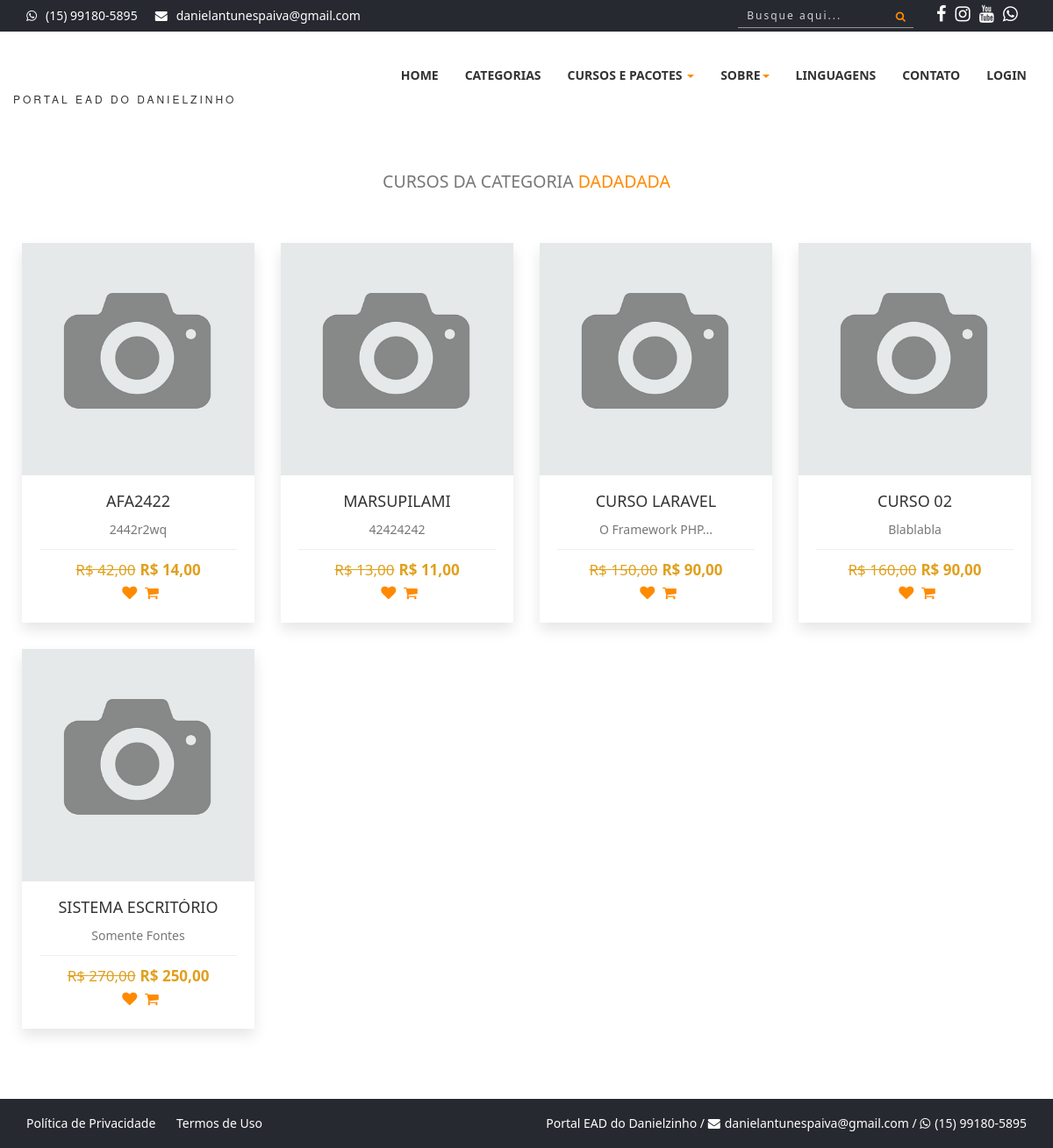
The app's page /categoria-dadadada with its own data.
### tables this page shows
CREATE TABLE `config` (
  `id` int(11) NOT NULL,
  `nome_sistema` varchar(50) NOT NULL,
  `email_sistema` varchar(50) NOT NULL,
  `tel_sistema` varchar(20) NOT NULL,
  `cnpj_sistema` varchar(25) DEFAULT NULL,
  `tipo_chave_pix` varchar(25) DEFAULT NULL,
  `chave_pix` varchar(100) DEFAULT NULL,
  `logo` varchar(20) NOT NULL,
  `icone` varchar(20) NOT NULL,
  `logo_rel` varchar(20) NOT NULL,
  `qrcode_pix` varchar(20) DEFAULT NULL,
  `facebook` varchar(120) DEFAULT NULL,
  `instagram` varchar(120) DEFAULT NULL,
  `youtube` varchar(120) DEFAULT NULL,
  `itens_pag` int(11) NOT NULL,
  `video_sobre` varchar(100) NOT NULL,
  `itens_relacionados` int(11) NOT NULL,
  `aulas_liberadas` int(11) NOT NULL,
  `desconto_pix` int(11) NOT NULL,
  `email_adm_mat` varchar(5) DEFAULT NULL,
  `cartoes_fidelidade` int(11) NOT NULL,
  `taxa_boleto` decimal(8,2) NOT NULL,
  `taxa_mp` decimal(8,2) NOT NULL,
  `taxa_paypal` decimal(8,2) NOT NULL,
  `valor_max_cartao` decimal(8,2) NOT NULL,
  `total_emails_por_envio` int(11) NOT NULL,
  `intervalo_envio_email` int(11) NOT NULL,
  `script_dia` date DEFAULT NULL,
  `dias_email_matricula` int(11) NOT NULL,
  `dias_excluir_matricula` int(11) NOT NULL
);

CREATE TABLE `categorias` (
  `id` int(11) NOT NULL,
  `nome` varchar(50) NOT NULL,
  `descricao` varchar(50) NOT NULL,
  `foto` varchar(100) DEFAULT NULL,
  `nome_url` varchar(100) DEFAULT NULL
);

CREATE TABLE `cursos` (
  `id` int(11) NOT NULL,
  `nome` varchar(50) NOT NULL,
  `desc_rapida` varchar(60) NOT NULL,
  `desc_longa` text NOT NULL,
  `valor` decimal(8,2) NOT NULL,
  `professor` int(11) NOT NULL,
  `categoria` int(11) NOT NULL,
  `imagem` varchar(100) NOT NULL,
  `status` varchar(20) NOT NULL,
  `carga` int(11) NOT NULL,
  `mensagem` varchar(255) NOT NULL,
  `arquivo` varchar(150) NOT NULL,
  `ano` int(11) NOT NULL,
  `palavras` varchar(255) NOT NULL,
  `grupo` int(11) NOT NULL,
  `nome_url` varchar(150) NOT NULL,
  `pacote` varchar(100) NOT NULL,
  `sistema` varchar(5) NOT NULL,
  `link` varchar(150) NOT NULL,
  `tecnologias` varchar(150) NOT NULL,
  `promocao` decimal(8,2) NOT NULL,
  `matriculas` int(11) NOT NULL
);

### sistema/conexao.php (called while the page is built, shortened)
<?php
$servidor = 'localhost';
$banco = 'portalead';
$usuario = 'root';
$senha = '';
$nome_sistema = 'Portal EAD do Danielzinho';
$email_sistema = 'danielantunespaiva@gmail.com';
$tel_sistema = '(15) 99180-5895';
try {
    $pdo = new PDO("mysql:dbname=$banco; host=$servidor", "$usuario", "$senha");
} catch (Throwable $th) {
    echo 'Erro ao conectar ao banco de dados! <br><br>' . $th;
}
$query = $pdo->query("SELECT * FROM config");
$res = $query->fetchAll(PDO::FETCH_ASSOC);
$total_reg = @count($res);
if ($total_reg == 0) {
    $pdo->query("INSERT into config SET nome_sistema = '$nome_sistema', email_sistema = '$email_sistema', tel_sistema = '$tel_sistema', logo = 'logo.png', icone = 'favicon.ico', logo_rel = 'logo.jpg', itens_pag = '12', cartoes_fidelidade = '5', valor_max_cartao = '100', total_emails_por_envio = '480', intervalo_envio_email = '70', dias_email_matricula = '3', dias_excluir_matricula = '30', script_dia = curDate()");
} else {
    $nome_sistema = $res[0]['nome_sistema'];
    $email_sistema = $res[0]['email_sistema'];
    $facebook_sistema = $res[0]['facebook'];
    $instagram_sistema = $res[0]['instagram'];
    $youtube_sistema = $res[0]['youtube'];
}
?>

### categoria.php (the view, shortened to what this page needs)
<?php
require_once('cabecalho.php');
$url = $_GET['url'];
$query = $pdo->query("SELECT * FROM categorias WHERE nome_url = '$url'");
$res = $query->fetchAll(PDO::FETCH_ASSOC);
$id_cat = $res[0]['id'];
$nome_cat = $res[0]['nome'];
$query = $pdo->query("SELECT * FROM cursos where categoria = '$id_cat' order by id desc");
$res = $query->fetchAll(PDO::FETCH_ASSOC);
$total_reg = @count($res);
if ($total_reg > 0) {
?>
    <div class="section-heading text-center">
        <div class="col-md-12 col-xs-12" style="margin-top:50px">
            <h2><small>Cursos da Categoria <span><?php echo $nome_cat ?></span></small></h2>
        </div>
    </div>
    <section id="portfolio">
        <div class="row" style="margin-left:10px; margin-right:10px; margin-top:-10px;">
            <?php
            for ($i = 0; $i < $total_reg; $i++) {
                $nome = $res[$i]['nome'];
                $nome = mb_strimwidth($nome, 0, 20, "...");
                $desc_rapida = $res[$i]['desc_rapida'];
                $desc_rapida = mb_strimwidth($desc_rapida, 0, 18, "...");
                $valor = $res[$i]['valor'];
                $promocao = $res[$i]['promocao'];
                $foto = $res[$i]['imagem'];
                $url = $res[$i]['nome_url'];
                $valorF = number_format($valor, 2, ',', '.',);
                $promocaoF = number_format($promocao, 2, ',', '.',);
            ?>
                <div class="col-xs-12 col-sm-6 col-md-3 col-lg-3 portfolio-item">
                    <div class="portfolio-one">
                        <div class="portfolio-head">
                            <div class="portfolio-img"><img alt="" src="sistema/painel-admin/img/cursos/<?php echo $foto ?>"></div>
                        </div>
                        <div class="portfolio-content" align="center">
                            <a href="curso-de-<?php echo $url ?>" title="Detalhes do Curso">
                                <h5 class="title"><?php echo $nome ?></h5>
                                <p style="margin-top:0px;"><?php echo $desc_rapida ?></p>
                            </a>
                            <div class="product-bottom-details">
                                <?php
                                if ($promocao > 0) {
                                ?>
                                    <div class="product-price"><small>R$ <?php echo $valorF ?></small>R$ <?php echo $promocaoF ?></div>
                                <?php } else { ?>
                                    <div class="product-price">R$ <?php echo $valorF ?></div>
                                <?php } ?>
                                <div class="product-links">
                                    <a href=""><i class="fa fa-heart"></i></a>
                                    <a href=""><i class="fa fa-shopping-cart"></i></a>
                                </div>
                            </div>
                        </div>
                    </div>
                </div>
            <?php
            }
            ?>
        </div>
    </section>
<?php
} else {
    echo '<br> <p align="center">Nenhum curso cadastrado nessa categoria</p>';
}
require_once('rodape.php');
?>

### cabecalho.php (shortened to what this page needs)
<?php
require_once('sistema/conexao.php');
$login = 'Login';
$painel = 'sistema/';
$index = '';
$categorias = '';
$cursos = '';
$sobre = '';
$linguagens = '';
$contatos = '';
?>
<!DOCTYPE html>
<html>
<head>
    <link rel="stylesheet" href="https://cdnjs.cloudflare.com/ajax/libs/font-awesome/4.5.0/css/font-awesome.min.css">
    <link rel="stylesheet" href="scss/main.css">
    <link rel="stylesheet" href="scss/skin.css">
    <link rel="stylesheet" href="scss/card.css">
    <link rel="stylesheet" href="scss/curso.css">
</head>
<body id="wrapper">
    <section id="top-header">
        <div class="container">
            <div class="row">
                <div class="col-md-7 col-sm-7 col-xs-7 top-header-links">
                    <ul class="contact_links">
                        <li><i class="fa fa-whatsapp"></i><a href="http://api.whatsapp.com/send?1=pt_BR&phone=55<?php echo $tel_sistema ?>" target="_blank"><?php echo $tel_sistema ?></a></li>
                        <li><i class="fa fa-envelope"></i><a href="#"><?php echo $email_sistema ?></a></li>
                    </ul>
                </div>
                <div class="col-md-5 col-sm-12 col-xs-12 social">
                    <ul class="social_links">
                        <li><a href="<?php echo $facebook_sistema ?>" title="Nossa Página no Facebook" target="_blank"><i class="fa fa-facebook"></i></a></li>
                        <li><a href="<?php echo $instagram_sistema ?>" title="Nossa Página no Instagram" target="_blank"><i class="fa fa-instagram"></i></a></li>
                        <li><a href="<?php echo $youtube_sistema ?>" title="Nosso canal no Youtube" target="_blank"><i class="fa fa-youtube"></i></a></li>
                        <li><a href="http://api.whatsapp.com/send?1=pt_BR&phone=55<?php echo $tel_sistema ?>" title="Chamar no Whatsapp" target="_blank"><i class="fa fa-whatsapp"></i></a></li>
                    </ul>
                    <div class="search-box social_links">
                        <button class="btn-search"><i class="fa fa-search"></i></button>
                        <input  onkeyup="listarCab()" type="text" name="buscar_cab" id="buscar_cab" class="input-search" placeholder="Busque aqui...">
                    </div>
                </div>
            </div>
        </div>
    </section>
    <header>
        <nav class="navbar navbar-inverse" style="z-index: 1000">
            <div class="container">
                <div class="row">
                    <div class="navbar-header">
                        <a class="navbar-brand" href="./">
                            <h1> <img src="sistema/img/logo.png" alt="" width="60px">
                            </h1><span><?php echo $nome_sistema ?></span>
                        </a>
                    </div>
                    <div id="navbar" class="collapse navbar-collapse navbar-right">
                        <ul class="nav navbar-nav">
                            <li class="<?php echo $index ?>"><a href="./">Home</a></li>
                            <li class="<?php echo $categorias ?>"><a href="categorias">Categorias</a></li>
                            <li class="dropdown <?php echo $cursos ?>">
                                <a href="#" class="dropdown-toggle" data-toggle="dropdown" role="button" aria-haspopup="true" aria-expanded="false">Cursos e Pacotes <span class="caret"></span></a>
                            </li>
                            <li class="dropdown <?php echo $sobre ?>">
                                <a href="#" class="dropdown-toggle" data-toggle="dropdown" role="button" aria-haspopup="true" aria-expanded="false">Sobre<span class="caret"></span></a>
                            </li>
                            <li class="<?php echo $linguagens ?>"><a href="linguagens">Linguagens</a></li>
                            <li class="<?php echo $contatos ?>"><a href="contatos">Contato</a></li>
                            <li><a href="<?php echo $painel ?>"><?php echo $login ?></a></li>
                        </ul>
                    </div>
                </div>
            </div>
        </nav>
    </header>
    <div id="area-conteudo">

### rodape.php (shortened to what this page needs)
<?php
require_once('sistema/conexao.php');
?>
</div>
<section id="bottom-footer">
    <div class="container">
        <div class="row">
            <div class="col-md-6 col-sm-6 col-xs-12 btm-footer-links ocultar-mobile">
                <a href="politica">Política de Privacidade</a>
                <a href="termos">Termos de Uso</a>
            </div>
            <div class="col-md-6 col-sm-6 col-xs-12 copyright">
                <span class="cor-branca ocultar-mobile"><?php echo $nome_sistema ?> / </span> <i class="fa fa-envelope" style="color:#FFF; margin-right:5px"> </i><a href="#" style="color:#FFF"><?php echo $email_sistema ?></a> / <i class="fa fa-whatsapp" style="color:#FFF; margin-right:5px"></i><a href="http://api.whatsapp.com/send?1=pt_BR&phone=55<?php echo $tel_sistema ?>" target="_blank" style="color:#FFF"><?php echo $tel_sistema ?></a>
            </div>
        </div>
    </div>
</section>
</html>

### scss/card.css (style rules this page uses)
* { -webkit-box-sizing: border-box; box-sizing: border-box; }
.product-bottom-details { overflow: hidden; border-top: 1px solid #eee; padding-top: 10px; }
.product-bottom-details div { text-align:center; width: 100%; }
.product-price { font-size: 17px; color: #e0a01d; font-weight: 600; }
.product-price small { font-size: 100%; font-weight: 200; text-decoration: line-through; display: inline-block; margin-right: 5px; }
.product-links { text-align: right; }
.product-links a { display: inline-block; margin-left: 5px; color: #e1e1e1; transition: 0.3s; font-size: 17px; }

### records on screen
config: email_sistema "danielantunespaiva@gmail.com", nome_sistema "PORTAL EAD DO DANIELZINHO", nome_sistema "Portal EAD do Danielzinho"
categorias: nome "DADADADA"
cursos: imagem (picture), nome "AFA2422", desc_rapida "2442r2wq", valor "42,00", promocao "14,00"
cursos: imagem (picture), nome "MARSUPILAMI", desc_rapida "42424242", valor "13,00", promocao "11,00"
cursos: imagem (picture), nome "CURSO LARAVEL", desc_rapida "O Framework PHP...", valor "150,00", promocao "90,00"
cursos: imagem (picture), nome "CURSO 02", desc_rapida "Blablabla", valor "160,00", promocao "90,00"
cursos: imagem (picture), nome "SISTEMA ESCRITÓRIO", desc_rapida "Somente Fontes", valor "270,00", promocao "250,00"

### other values on screen
$tel_sistema "(15) 99180-5895"
$login "LOGIN"
